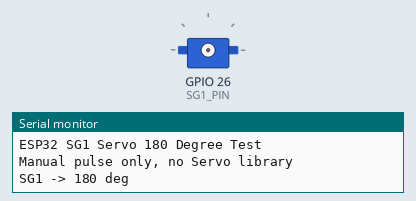
Simulated run of this sketch. Board: ESP32. On the bench: servo, the last lines printed to the serial monitor. Wiring (inferred from the names in the program): servo: signal GPIO 26. Servo pulses on a pin are drawn as a servo (544–2400 µs = 0–180°).

Above: at 1.15 s.
At 1.65 s:
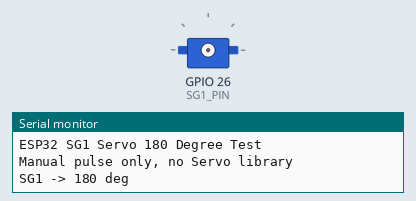
At 2.2 s:
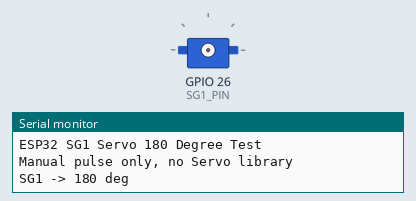
At 4.0 s:
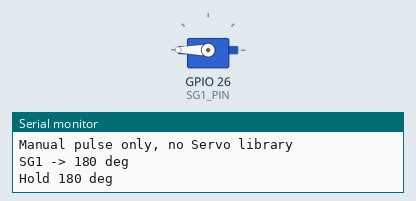
Timing chart, 0 to 8.7 s (numbered marks = the images above):
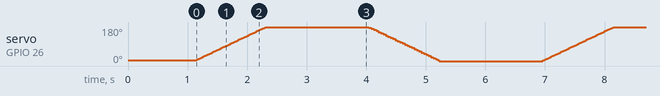

The sketch:

esp32_servo_sg_test.ino
```cpp
#include <Arduino.h>

static const int SG1_PIN = 26;

// Mở rộng dải xung để servo có thể quay gần 180 độ hơn
// Nếu servo kêu gằn/gồng ở 2 đầu thì giảm lại, ví dụ 600-2400
static const int SERVO_MIN_US = 500;
static const int SERVO_MAX_US = 2500;

static const int SERVO_PERIOD_US = 20000;

static const int SG1_HOME_ANGLE = 0;
static const int SG1_TARGET_ANGLE = 180;

static const int STEP_DEGREES = 3;
static const int STEP_HOLD_PULSES = 1;
static const unsigned long END_HOLD_MS = 300;

int angleToPulseUs(int angle) {
  angle = constrain(angle, 0, 180);
  return map(angle, 0, 180, SERVO_MIN_US, SERVO_MAX_US);
}

void writeServoPulse(int angle) {
  int pulseUs = angleToPulseUs(angle);

  digitalWrite(SG1_PIN, HIGH);
  delayMicroseconds(pulseUs);

  digitalWrite(SG1_PIN, LOW);
  delayMicroseconds(SERVO_PERIOD_US - pulseUs);
}

void holdServoAngle(int angle, int pulses) {
  for (int i = 0; i < pulses; i++) {
    writeServoPulse(angle);
  }
}

void sweepServoFast(int fromAngle, int toAngle) {
  int step = (toAngle >= fromAngle) ? STEP_DEGREES : -STEP_DEGREES;

  if (step > 0) {
    for (int angle = fromAngle; angle <= toAngle; angle += step) {
      holdServoAngle(angle, STEP_HOLD_PULSES);
    }
  } else {
    for (int angle = fromAngle; angle >= toAngle; angle += step) {
      holdServoAngle(angle, STEP_HOLD_PULSES);
    }
  }

  holdServoAngle(toAngle, 5);
}

void setup() {
  Serial.begin(115200);
  delay(100);

  pinMode(SG1_PIN, OUTPUT);
  digitalWrite(SG1_PIN, LOW);

  Serial.println("ESP32 SG1 Servo 180 Degree Test");
  Serial.println("Manual pulse only, no Servo library");

  holdServoAngle(0, 50);
}

void loop() {
  Serial.println("SG1 -> 180 deg");
  sweepServoFast(SG1_HOME_ANGLE, SG1_TARGET_ANGLE);
  delay(END_HOLD_MS);

  Serial.println("Hold 180 deg");
  holdServoAngle(180, 50);
  delay(END_HOLD_MS);

  Serial.println("SG1 -> 0 deg");
  sweepServoFast(SG1_TARGET_ANGLE, SG1_HOME_ANGLE);
  delay(END_HOLD_MS);

  Serial.println("Hold 0 deg");
  holdServoAngle(0, 50);
  delay(END_HOLD_MS);
}
```
